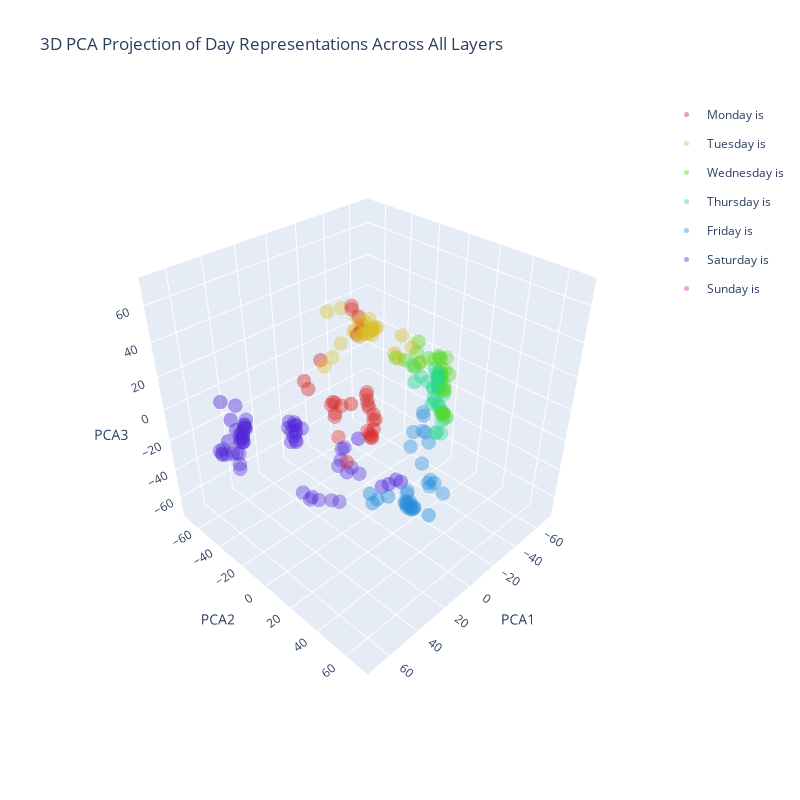

Notebook code cell kept with this figure:
### Code cell
def plot_pca_from_df(df):
    num_layers = df['Layer'].nunique()
    entries = df['Entry'].unique()
    
    # Generate colors dynamically based on number of entries
    n_colors = len(entries)
    colors = [f'hsl({h},70%,50%)' for h in np.linspace(0, 360, n_colors, endpoint=False)]
    
    # Create single plot
    fig = go.Figure()
    
    # Find the max absolute value across all PCA dimensions to set balanced axis ranges
    max_abs_val = max(
        abs(df['PCA1']).max(),
        abs(df['PCA2']).max(),
        abs(df['PCA3']).max()
    )
    axis_range = [-max_abs_val, max_abs_val]
    
    # Plot each layer
    for layer_num in range(num_layers):
        layer_data = df[df['Layer'] == layer_num]
        
        for entry, color in zip(entries, colors):
            entry_data = layer_data[layer_data['Entry'] == entry]
            # Scale opacity based on cumulative variance (0.2-0.9 range)
            opacity = 0.2 + (0.7 * (1 - entry_data['Cumulative_var'].iloc[0]/100))
            fig.add_trace(
                go.Scatter3d(
                    x=[entry_data['PCA1'].iloc[0]],
                    y=[entry_data['PCA2'].iloc[0]],
                    z=[entry_data['PCA3'].iloc[0]],
                    mode='markers',
                    marker=dict(color=color, size=5, opacity=opacity),
                    name=entry,  # Use entry as the name for legend grouping
                    legendgroup=entry,  # Group by entry for filtering
                    showlegend=(layer_num == 0)  # Only show in legend for first layer
                )
            )

    # Update layout
    fig.update_layout(
        height=800,
        width=800,
        title_text="3D PCA Projection of Day Representations Across All Layers",
        scene=dict(
            xaxis=dict(range=axis_range),
            yaxis=dict(range=axis_range),
            zaxis=dict(range=axis_range),
            xaxis_title="PCA1",
            yaxis_title="PCA2", 
            zaxis_title="PCA3",
            aspectmode='cube',
            camera=dict(
                up=dict(x=0, y=0, z=1),
                center=dict(x=0, y=0, z=0),
                eye=dict(x=1.5, y=1.5, z=1.5)
            )
        ),
        showlegend=True,
    )
    
    fig.show()

# Use the function
plot_pca_from_df(df_aligned)
